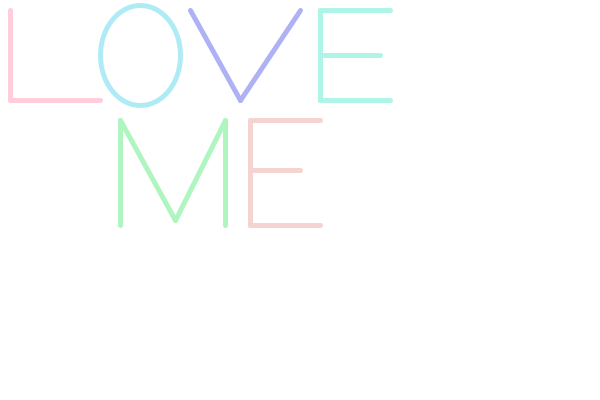
Frame 1 (no input)
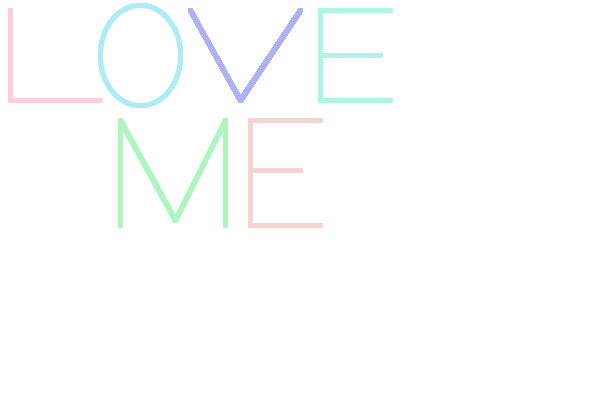
Frame 60 (the mouse pressed at the canvas centre just before this capture)
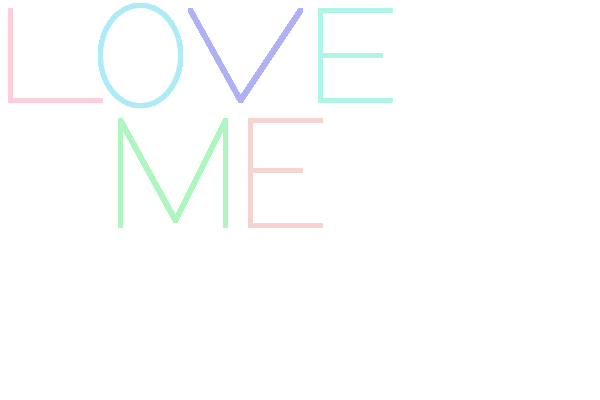
Frame 120 (the mouse held since frame 60 and released just before this capture)

The Processing sketch that drew these frames (run headless with seeded random() and noise(); from frame 60 on, the mouse is pressed at the canvas centre):

// Processing sketch: processing_148688
// ── processing_148688.pde

void setup()
{
  background(255);
  size(600,400);
  strokeWeight(5);
}

void draw()
{
// make each letter a different color

// draw the letter "L" in red
stroke(255,206,218);
line(10,10,10,100); 
line(10,100,100,100); 

stroke(175,235,245);
ellipse(140,55,80,100);

stroke(175,177,245);
line(190,10,240,100);
line(240,100,300,10);

stroke(175,245,231);
line(320,10,320,100);
line(320,10,390,10);
line(320,55,380,55);
line(320,100,390,100);

stroke(175,245,192);
line(120,120,120,225);
line(120,120,175,220);
line(175,220,225,120);
line(225,120,225,225);

stroke(245,211,208);
line(250,120,250,225);
line(250,120,320,120);
line(250,170,300,170);
line(250,225,320,225);


// draw the letter "O"
// using the ellipse command

// draw the letter "V" and the letter "E"
// using the line command

// create another word using drawing commands
// for example "PIZZA"

}
